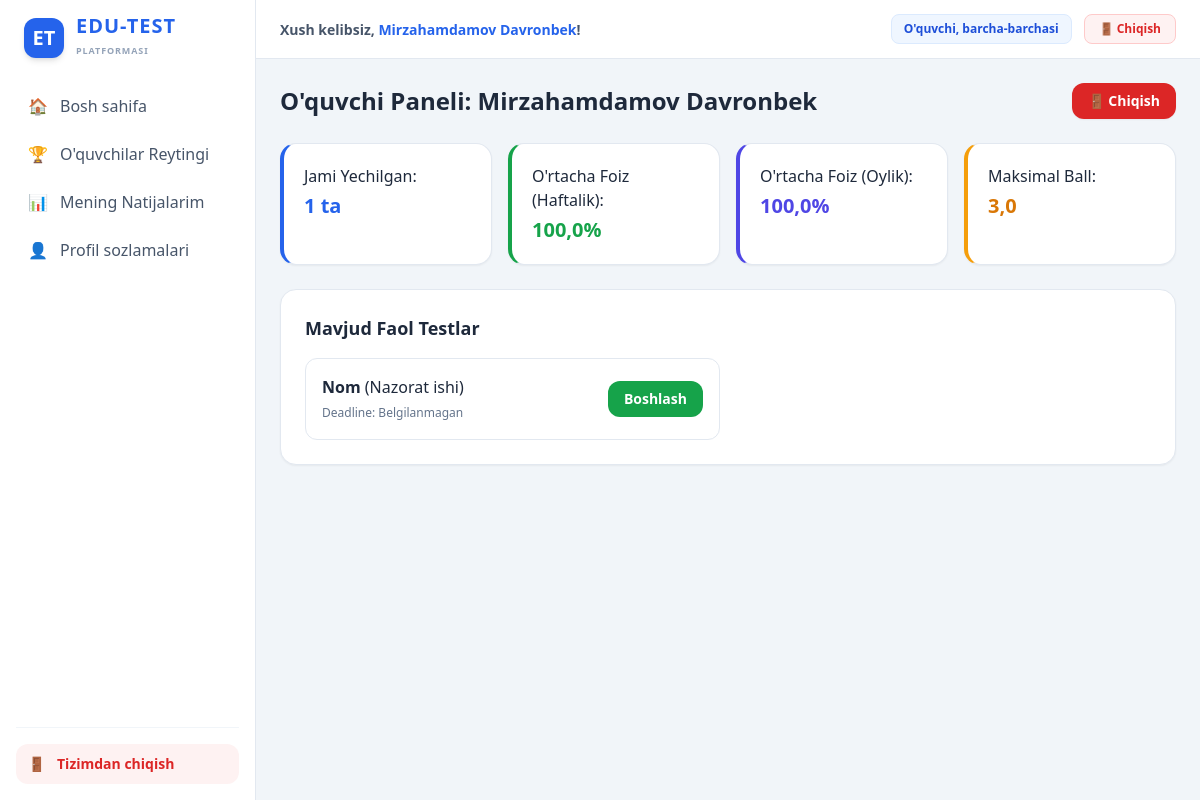
The app's page / (signed in) with its own data.
### accounts/models.py (models this page shows, shortened)
class User(AbstractUser):
    full_name = models.CharField(max_length=150, blank=True, null=True)
    role = models.CharField(max_length=10, choices=[('teacher','Ustoz'),('student','Oquvchi')], default='student')
    subject = models.CharField(max_length=100, blank=True, null=True)
    grade = models.CharField(max_length=10, default='barcha')
    letter = models.CharField(max_length=10, default='barchasi')
    monthly_champion_count = models.PositiveIntegerField(default=0)
    google_id = models.CharField(max_length=255, blank=True, null=True, unique=True)
    google_email = models.EmailField(blank=True, null=True)
    google_access_token = models.TextField(blank=True, null=True)
    google_refresh_token = models.TextField(blank=True, null=True)
    google_cloud_folder_id = models.CharField(max_length=255, blank=True, null=True)
    google_cloud_bucket = models.CharField(max_length=255, blank=True, null=True)
    def is_teacher(self): return self.role == 'teacher'
    def get_display_name(self):
        name = self.full_name if self.full_name else self.username
        if self.role == 'student' and self.monthly_champion_count > 0:
            if self.monthly_champion_count == 1:
                return f"{name} 👑 (Chempion)"
            else:
                return f"{name} 👑 ({self.monthly_champion_count}xChempion)"
        return name

class Test(models.Model):
    TEST_TYPES = [
        ('exam', 'Nazorat ishi'),
        ('practice', 'Mashg`ulot (qayta-qayta urinish)'),
        ('survey', 'So`rovnoma'),
        ('anonymous', 'Anonim so`rovnoma')
    ]
    title = models.CharField(max_length=255)
    subject = models.CharField(max_length=100)
    creator = models.ForeignKey(User, on_delete=models.CASCADE, related_name='created_tests')
    status = models.CharField(max_length=12, choices=[('draft','Qoralama'),('published','Faol'),('closed','Yakunlangan')], default='draft')
    test_type = models.CharField(max_length=15, choices=TEST_TYPES, default='exam')
    duration_minutes = models.PositiveIntegerField(default=45)
    start_time = models.DateTimeField(default=timezone.now)
    deadline = models.DateTimeField(null=True, blank=True)
    target_grade = models.CharField(max_length=10, default='barcha')
    target_letter = models.CharField(max_length=10, default='barchasi')
    allow_teachers = models.BooleanField(default=False)
    created_at = models.DateTimeField(auto_now_add=True)
    teacher_cloud_file_id = models.CharField(max_length=255, blank=True, null=True)
    teacher_cloud_url = models.URLField(max_length=500, blank=True, null=True)
    teacher_cloud_provider = models.CharField(max_length=50, default='teacher_google_cloud')
    cloud_synced_at = models.DateTimeField(null=True, blank=True)

### accounts/views.py (the view, shortened to what this page needs)
# urls.py: path('', views.dashboard_view, name='dashboard'),
@login_required
def dashboard_view(request):
    now = timezone.now()
    student_attempts = TestAttempt.objects.filter(student=request.user, status='completed').exclude(test__test_type__in=['practice', 'anonymous'])
    week_ago = now - timezone.timedelta(days=7)
    month_ago = now - timezone.timedelta(days=30)
    weekly_atts = student_attempts.filter(finished_at__gte=week_ago)
    monthly_atts = student_attempts.filter(finished_at__gte=month_ago)
    weekly_score = weekly_atts.aggregate(avg=Avg('score'))['avg'] or 0
    monthly_score = monthly_atts.aggregate(avg=Avg('score'))['avg'] or 0
    weekly_pct = 0
    if weekly_atts.exists():
        pct_list = []
        for a in weekly_atts:
            max_p = sum(q.points for q in a.test.questions.all()) or a.total_questions
            if max_p > 0:
                pct_list.append((a.score / max_p) * 100)
        weekly_pct = sum(pct_list) / len(pct_list) if pct_list else 0
    monthly_pct = 0
    if monthly_atts.exists():
        pct_list = []
        for a in monthly_atts:
            max_p = sum(q.points for q in a.test.questions.all()) or a.total_questions
            if max_p > 0:
                pct_list.append((a.score / max_p) * 100)
        monthly_pct = sum(pct_list) / len(pct_list) if pct_list else 0
    available_tests = Test.objects.filter(status='published', start_time__lte=now).filter(
        Q(deadline__isnull=True) | Q(deadline__gte=now)
    )
    valid_tests = []
    for t in available_tests:
        if t.test_type == 'anonymous': continue
        if request.user.role == 'student':
            if t.target_grade != 'barcha' and t.target_grade != request.user.grade: continue
            if t.target_letter != 'barchasi' and t.target_letter != request.user.letter: continue
        valid_tests.append(t.id)
    final_available_tests = Test.objects.filter(id__in=valid_tests).order_by('-created_at')
    anon_tests = Test.objects.filter(status='published', test_type='anonymous')
    return render(request, 'accounts/dashboard.html', {
        'available_tests': final_available_tests,
        'anon_tests': anon_tests,
        'weekly_score': weekly_score,
        'weekly_pct': weekly_pct,
        'monthly_score': monthly_score,
        'monthly_pct': monthly_pct,
        'stats': student_attempts.aggregate(avg_score=Avg('score'), max_score=Max('score'), total_done=Count('id')),
    })

### accounts/templates/accounts/dashboard.html (shortened to what this page needs)
{% extends 'accounts/base.html' %}{% block content %}
{% if user.is_teacher %}
<div class="flex flex-col md:flex-row justify-between items-start md:items-center gap-3 mb-6">
    <div>
        <h1 class="text-2xl font-bold">Ustoz Paneli: {{ user.get_display_name }}</h1>
        <p class="text-xs text-emerald-700 font-semibold mt-0.5">☁️ Testlaringiz shaxsiy Google Cloud ({{ user.google_email|default:"Google Drive" }}) xotirangizda saqlanadi</p>
    </div>
    <div class="flex flex-wrap gap-2">
        <a href="{% url 'sample_docx' %}" class="border border-blue-600 text-blue-600 hover:bg-blue-50 px-4 py-2 rounded-xl font-bold transition text-sm">📥 Namuna .docx</a>
        <a href="{% url 'test_create' %}" class="bg-blue-600 hover:bg-blue-700 text-white px-4 py-2 rounded-xl font-bold transition shadow-sm text-sm">+ Yangi Test</a>
        <a href="{% url 'logout' %}" class="bg-red-600 hover:bg-red-700 text-white px-4 py-2 rounded-xl font-bold transition shadow-sm text-sm">🚪 Chiqish</a>
    </div>
</div>
{% if blocked_attempts %}<div class="bg-red-50 border border-red-300 p-4 rounded-xl mb-6"><h2 class="font-bold text-red-700 mb-2">Bloklangan o'quvchilar</h2>{% for a in blocked_attempts %}<div class="bg-white p-3 rounded-xl shadow-xs flex justify-between items-center mb-2"><span><b>{{ a.student.get_display_name|default:"Anonim" }}</b> ({{ a.test.title }}) — Kechirim: "{{ a.excuse_message|default:'-' }}"</span><form method="post" action="{% url 'monitor_students' a.test.id %}" class="flex gap-2">{% csrf_token %}<input type="hidden" name="attempt_id" value="{{ a.id }}"><button name="decision" value="forgive" class="bg-green-600 text-white px-3 py-1.5 rounded-lg text-xs font-bold">Kechirish</button><button name="decision" value="disqualify" class="bg-red-600 text-white px-3 py-1.5 rounded-lg text-xs font-bold">Chetlatish</button></form></div>{% endfor %}</div>{% endif %}
<div class="bg-white p-6 rounded-2xl shadow-sm border border-slate-200 mb-6">
<div class="flex flex-col md:flex-row justify-between items-start md:items-center mb-4 gap-2">
    <h2 class="text-xl font-bold">👨‍🏫 O'qituvchilar Reytingi (Test yechilganlar soni bo'yicha)</h2>
    <div class="flex flex-wrap gap-1.5 text-[11px] font-bold">
        <span class="px-2.5 py-1 rounded-lg bg-amber-200 text-amber-950 border border-yellow-400">1-3 O'rin: Tilla</span>
        <span class="px-2.5 py-1 rounded-lg bg-green-100 text-green-900 border border-green-400">Top 10%: Yashil</span>
        <span class="px-2.5 py-1 rounded-lg bg-blue-50 text-blue-900 border border-blue-300">Top 70%: Ko'k</span>
        <span class="px-2.5 py-1 rounded-lg bg-yellow-50 text-yellow-800 border border-yellow-300">Qolgani: Sariq</span>
    </div>
</div>
<div class="overflow-x-auto"><table class="w-full text-sm text-left border-separate border-spacing-y-1.5">
<thead><tr class="bg-slate-50 text-slate-600"><th class="p-3">O'rin</th><th class="p-3">O'qituvchi</th><th class="p-3">Fan</th><th class="p-3">Testlar Soni</th><th class="p-3">Jami Yechilganlar</th><th class="p-3">Daraja / Effekt</th></tr></thead>
<tbody>
{% for tr in teacher_leaderboard %}
<tr class="border rounded-xl transition {{ tr.tier_class }}">
<td class="p-3 font-black">#{{ tr.rank }}</td>
<td class="p-3 font-extrabold">{{ tr.teacher.get_display_name }}</td>
<td class="p-3">{{ tr.teacher.subject|default:"-" }}</td>
<td class="p-3 font-semibold">{{ tr.test_count }} ta</td>
<td class="p-3 font-black text-base">{{ tr.total_solves }} ta</td>
<td class="p-3 font-bold">{{ tr.badge }}</td>
</tr>
{% empty %}
<tr><td colspan="6" class="p-4 text-center text-slate-400">O'qituvchilar reytingi hali shakllanmagan</td></tr>
{% endfor %}
</tbody></table></div>
</div>
{% else %}
<div class="flex justify-between items-center mb-6">
    <h1 class="text-2xl font-bold">O'quvchi Paneli: {{ user.get_display_name }}</h1>
    <a href="{% url 'logout' %}" class="bg-red-600 hover:bg-red-700 text-white px-4 py-2 rounded-xl font-bold transition shadow-sm text-sm">🚪 Chiqish</a>
</div>
<div class="grid grid-cols-2 md:grid-cols-4 gap-4 mb-6">
<div class="bg-white p-5 rounded-2xl shadow-sm border border-slate-200 border-l-4 border-l-blue-600">Jami Yechilgan: <b class="text-xl text-blue-600 block mt-1">{{ stats.total_done|default:0 }} ta</b></div>
<div class="bg-white p-5 rounded-2xl shadow-sm border border-slate-200 border-l-4 border-l-green-600">O'rtacha Foiz (Haftalik): <b class="text-xl text-green-600 block mt-1">{{ weekly_pct|floatformat:1 }}%</b></div>
<div class="bg-white p-5 rounded-2xl shadow-sm border border-slate-200 border-l-4 border-l-indigo-600">O'rtacha Foiz (Oylik): <b class="text-xl text-indigo-600 block mt-1">{{ monthly_pct|floatformat:1 }}%</b></div>
<div class="bg-white p-5 rounded-2xl shadow-sm border border-slate-200 border-l-4 border-l-amber-500">Maksimal Ball: <b class="text-xl text-amber-600 block mt-1">{{ stats.max_score|default:0|floatformat:1 }}</b></div>
</div>
<div class="bg-white p-6 rounded-2xl shadow-sm border border-slate-200 mb-6"><h2 class="font-bold mb-4 text-lg">Mavjud Faol Testlar</h2><div class="grid grid-cols-1 md:grid-cols-2 gap-4">{% for t in available_tests %}<div class="border border-slate-200 p-4 rounded-xl flex justify-between items-center shadow-xs"><div><b>{{ t.title }}</b> ({{ t.get_test_type_display }})<br><span class="text-xs text-slate-500">Deadline: {{ t.deadline|default:'Belgilanmagan' }}</span></div><div class="flex"><a href="{% url 'test_view' t.id %}" class="bg-green-600 hover:bg-green-700 text-white px-4 py-2 rounded-xl font-bold text-sm transition">Boshlash</a></div></div>{% empty %}<p class="text-slate-400 text-sm">Hozircha faol testlar yo'q.</p>{% endfor %}</div></div>
{% endif %}{% endblock %}

### accounts/templates/accounts/base.html (shortened to what this page needs)
<!DOCTYPE html><html lang="uz"><head><meta charset="UTF-8"><title>EDU-TEST — Zamonaviy Test Platformasi</title><script src="https://cdn.tailwindcss.com"></script><script src="https://cdn.jsdelivr.net/npm/chart.js"></script></head>
<body class="bg-slate-100 min-h-screen text-slate-800 font-sans antialiased overflow-x-hidden">
{% if user.is_authenticated %}
<div class="flex h-screen overflow-hidden">
    <aside class="hidden md:flex flex-col w-64 bg-white border-r border-slate-200 p-4 shrink-0 overflow-y-auto">
        <a href="{% url 'dashboard' %}" class="flex items-center gap-3 mb-6 px-2">
            <div class="w-10 h-10 rounded-xl bg-blue-600 flex items-center justify-center shadow-md text-white font-black text-xl">ET</div>
            <div>
                <span class="text-xl font-black text-blue-600 tracking-wider block leading-none">EDU-TEST</span>
                <span class="text-[9px] font-bold text-slate-400 tracking-widest uppercase">Platformasi</span>
            </div>
        </a>
        <nav class="space-y-1">
            <a href="{% url 'dashboard' %}" class="flex items-center gap-3 px-3 py-2.5 rounded-xl hover:bg-slate-50 text-slate-600 font-medium transition">
                <span>🏠</span> Bosh sahifa
            </a>
            {% if user.is_teacher %}
            <a href="{% url 'teacher_tests' %}" class="flex items-center gap-3 px-3 py-2.5 rounded-xl hover:bg-slate-50 text-slate-600 font-medium transition">
                <span>☁️</span> Mening Testlarim (Cloud)
            </a>
            <a href="{% url 'students_list' %}" class="flex items-center gap-3 px-3 py-2.5 rounded-xl hover:bg-slate-50 text-slate-600 font-medium transition">
                <span>👥</span> O'quvchilar
            </a>
            <a href="{% url 'teacher_complaints' %}" class="flex items-center gap-3 px-3 py-2.5 rounded-xl hover:bg-slate-50 text-slate-600 font-medium transition">
                <span>⚠️</span> Shikoyat va Takliflar
            </a>
            <a href="{% url 'test_create' %}" class="flex items-center gap-3 px-3 py-2.5 rounded-xl hover:bg-slate-50 text-slate-600 font-medium transition">
                <span>➕</span> Yangi test yaratish
            </a>
            <a href="{% url 'sample_docx' %}" class="flex items-center gap-3 px-3 py-2.5 rounded-xl hover:bg-slate-50 text-slate-600 font-medium transition">
                <span>📥</span> Namuna .docx fayl
            </a>
            {% else %}
            <a href="{% url 'student_rankings' %}" class="flex items-center gap-3 px-3 py-2.5 rounded-xl hover:bg-slate-50 text-slate-600 font-medium transition">
                <span>🏆</span> O'quvchilar Reytingi
            </a>
            <a href="{% url 'student_results' %}" class="flex items-center gap-3 px-3 py-2.5 rounded-xl hover:bg-slate-50 text-slate-600 font-medium transition">
                <span>📊</span> Mening Natijalarim
            </a>
            {% endif %}
            <a href="{% url 'profile' %}" class="flex items-center gap-3 px-3 py-2.5 rounded-xl hover:bg-slate-50 text-slate-600 font-medium transition">
                <span>👤</span> Profil sozlamalari
            </a>
        </nav>
        <div class="mt-auto pt-4 border-t border-slate-100">
            <a href="{% url 'logout' %}" class="flex items-center gap-3 px-3 py-2.5 rounded-xl bg-red-50 hover:bg-red-100 text-red-600 font-bold transition text-sm">
                <span>🚪</span> Tizimdan chiqish
            </a>
        </div>
    </aside>
    <div class="flex flex-col flex-1 h-full overflow-hidden">
        <header class="bg-white border-b border-slate-200 px-6 py-3.5 flex justify-between items-center shadow-xs shrink-0">
            <div class="hidden md:block">
                <span class="text-sm font-bold text-slate-600">Xush kelibsiz, <span class="text-blue-600">{{ user.get_display_name }}</span>!</span>
            </div>
            <div class="flex gap-3 items-center">
                <span class="text-xs font-bold text-blue-700 bg-blue-50 px-3 py-1.5 rounded-lg border border-blue-100">
                    {% if user.is_teacher %}Ustoz ({{ user.subject|default:"Fan kiritilmagan" }}){% else %}O'quvchi, {{ user.grade }}-{{ user.letter }}{% endif %}
                </span>
                <a href="{% url 'logout' %}" class="border border-red-200 bg-red-50 hover:bg-red-100 text-red-600 px-3.5 py-1.5 rounded-lg text-xs font-bold transition flex items-center gap-1">🚪 Chiqish</a>
            </div>
        </header>
        <main class="flex-1 overflow-y-auto p-6 bg-slate-100">
            <div class="max-w-5xl mx-auto">
                {% block content %}{% endblock %}
            </div>
        </main>
    </div>
</div>
{% else %}
<div class="max-w-6xl mx-auto p-6">{% block content_guest %}{% endblock %}</div>
{% endif %}
</body></html>

### records on screen
User: get_display_name "Mirzahamdamov Davronbek", grade "barcha", letter "barchasi"
Test: title "Nom", test_type "Nazorat ishi", deadline "Belgilanmagan"

### other values on screen
{{ stats.total_done|default:0 }} "1"
{{ weekly_pct|floatformat:1 }} "100,0"
{{ monthly_pct|floatformat:1 }} "100,0"
{{ stats.max_score|default:0|floatformat:1 }} "3,0"
